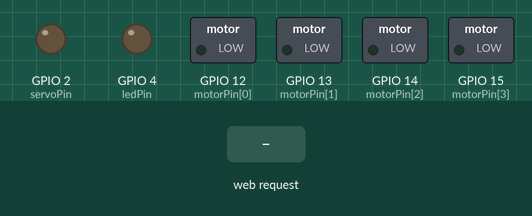
This sketch was run on a simulated ESP32. Shown: switched loads named in the sketch (green lamp = pin HIGH), output pins drawn as LEDs (lit = HIGH). Inputs (shaded band) come from the test bench. WiFi joins after 1.5 s; servers stay silent unless stated; what the sketch prints to the serial monitor is not drawn.

Above: at 3.7 s.
3.8 s: HTTP request GET /servo received
At 4.9 s:
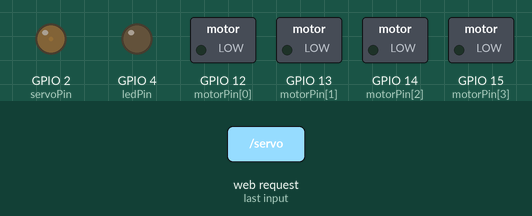
5.3 s: HTTP request GET /led?duty=1 received
At 6.1 s:
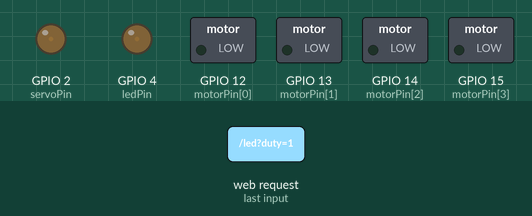
6.8 s: HTTP request GET /led?duty=120 received
At 7.2 s:
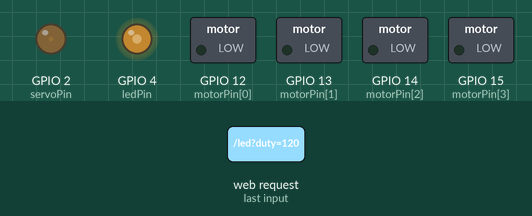
8.3 s: HTTP request GET /motor?motor=1 received
At 9.5 s:
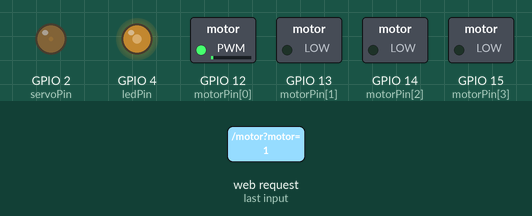
9.8 s: HTTP request GET /led received
At 10.7 s:
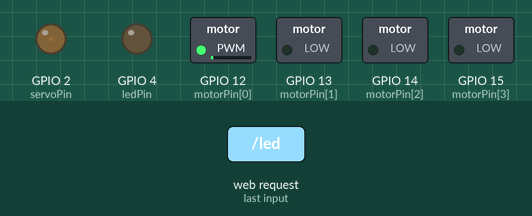
11.3 s: HTTP request GET /motor?motor=120 received
At 11.9 s:
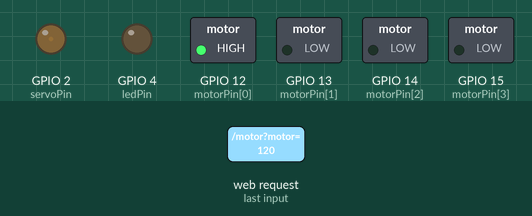
Timing chart, 0 to 13.8 s (numbered marks = the images above; inputs shaded):
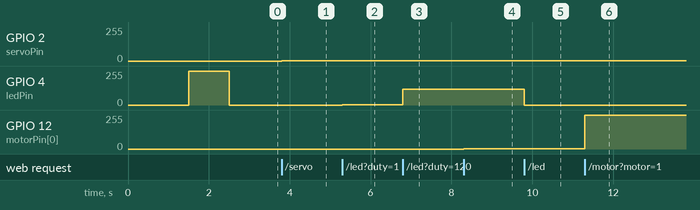

The sketch:

Control_Test.ino
```cpp
// Import

#include <math.h>
#include <WiFi.h>
#include <stdio.h>
#include "config.h"
#include <WebServer.h>

#define MAX(a, b) ((a) > (b) ? (a) : (b))

// Define : car

const int countPin = 4 ;
const int motorPin[countPin] = {12, 13, 14, 15} ;
const int ledPin = 4 ;

const int freq = 5000 ;
const int resolution = 8 ;

const int servoPin = 2 ;
const int servoFreq = 50 ;
const int servoResolution = 16 ;

void ledControl() ;
void motorControl() ;
void servoControl() ;

// Wifi setting

void wifiConnect() ;

const char* ssid_STA = "AIOT" ;
const char* pwd_STA = "00000000" ;
const char* ssid_AP = "Esp32Cam_car" ;
const char* pwd_AP = "12345678" ;

WebServer server(80);

void setup()
{

  Serial.begin(115200) ; // 傳訊息用
  wifiConnect() ; // wifi 連接

  ledcSetup(ledPin, freq, resolution) ;
  ledcAttachPin(ledPin, ledPin) ;

  for (int i = 0; i < countPin; i++)
  {
    ledcSetup(motorPin[i], freq, resolution) ;
    ledcAttachPin(motorPin[i], motorPin[i]) ;
  }

  ledcSetup(servoPin, servoFreq, servoResolution) ;
  ledcAttachPin(servoPin, servoPin) ;

  server.on("/", []() {server.send(200, "text/html", indexHtml);}) ;

  server.on("/led", ledControl) ;
  server.on("/motor", motorControl) ;
  server.on("/servo", servoControl) ;

  server.begin() ;

  Serial.println("OK") ;

  ledcWrite(ledPin, 255) ;
  delay(1000) ;
  ledcWrite(ledPin, 0) ;
}

void loop(){server.handleClient();}

// car control

void ledControl() // 255 ~ 0
{
  int duty = server.arg("duty").toInt() ;
  ledcWrite(ledPin, duty) ;
}

void motorControl() // 255, 255 ~ -255, -255
{
  float motorL, motorR ;
  sscanf(server.arg("motor").c_str(), "%f,%f", &motorL, &motorR) ;

  motorL = map(motorL, -80, 80, -255, 255) ;
  motorR = map(motorR, -80, 80, -255, 255) ;

  ledcWrite(motorPin[0], MAX(motorL, 0)) ;
  ledcWrite(motorPin[1], MAX(-motorL, 0)) ;
  ledcWrite(motorPin[2], MAX(motorR, 0)) ;
  ledcWrite(motorPin[3], MAX(-motorR, 0)) ;

  server.send(200, "OK");
}

void servoControl() // 100 ~ 0
{
  String dutyStr = server.arg("duty") ;
  int duty = map(dutyStr.toInt(), 0, 50, 819, 4915) ;
  ledcWrite(servoPin, duty) ;
}

// Wifi

void wifiConnect()
{

  WiFi.mode(WIFI_AP_STA) ; // 設定 STA 模式
  WiFi.begin(ssid_STA, pwd_STA) ; // 連線 WiFi

  while (WiFi.status() != WL_CONNECTED)
  {
    delay(500) ;
    Serial.println(".") ;
  }

  Serial.print("\n內網 IP 位址：") ;
  Serial.println(WiFi.localIP()) ;

  WiFi.softAP(ssid_AP, pwd_AP) ;

}
```

config.cpp
```cpp
#include "config.h"

const char* indexHtml = R"=====(
<html lang="en">
<head>
  <meta charset="UTF-8">
  <meta name="viewport" content="width=device-width, initial-scale=1.0">
  <title>Joystick</title>
  <script src="https://code.jquery.com/jquery-3.6.0.min.js"></script>
  <script src="https://code.createjs.com/1.0.0/createjs.min.js"></script>
  <script src="https://hammerjs.github.io/dist/hammer.min.js"></script>
  <script>
    const maxValue = 80;
    const minValue = -80;
    const sendInterval = 100; // 每500毫秒發送一次請求
    let totalSize ;
    let joyRadius ;
    let joystickRadius ;
    let maxDistance ;
    let lastSendTime = 0;

    function adjustForScreenSize() {
      if (window.innerHeight < 600) {
        // For small screens
        totalSize = 200;
        joyRadius = 40;
      } else {
        // For large screens
        totalSize = 300;
        joyRadius = 50;
      }
      joystickRadius = totalSize / 2;
      maxDistance = joystickRadius - joyRadius;
    }

    function init() {
      adjustForScreenSize()

      const stage = new createjs.Stage('joystick');
      const psp = new createjs.Shape();
      let xCenter = joystickRadius;
      let yCenter = joystickRadius;

      psp.graphics.beginFill('#333333').drawCircle(xCenter, yCenter, joyRadius);
      psp.alpha = 0.25;
      stage.addChild(psp);

      createjs.Ticker.framerate = 60;
      createjs.Ticker.addEventListener('tick', stage);
      stage.update();

      const myElement = $('#joystick')[0];
      const mc = new Hammer(myElement);

      mc.on("panstart", () => {
        xCenter = psp.x;
        yCenter = psp.y;
        psp.alpha = 0.5;
        stage.update();
      });

      mc.on("panmove", (ev) => {
        const { x, y } = calculateCoords(ev.angle, ev.distance, maxDistance);
        psp.x = x;
        psp.y = y;

        const r = clamp((-1 * x) + (-1 * y));
        const l = clamp(x + (-1 * y));

        $('#xVal').text(`R: ${Math.round(r)}`);
        $('#yVal').text(`L: ${Math.round(l)}`);

        sendMotorValues(l, r);
        stage.update();
      });

      mc.on("panend", () => {
        $('#xVal').text('R: 0');
        $('#yVal').text('L: 0');

        const xhttp = new XMLHttpRequest();
        xhttp.open("GET", `/motor?motor=0,0`, true);
        xhttp.send();

        psp.alpha = 0.25;
        createjs.Tween.get(psp).to({ x: xCenter, y: yCenter }, 750, createjs.Ease.elasticOut);
      });
    }

    function calculateCoords(angle, distance, maxDistance) {
      distance = Math.min(distance, maxDistance);
      const rads = (angle * Math.PI) / 180.0;
      return {
        x: distance * Math.cos(rads),
        y: distance * Math.sin(rads)
      };
    }

    function clamp(value) {
      return Math.max(minValue, Math.min(maxValue, value));
    }

    function sendMotorValues(l, r) {
      var currentTime = new Date().getTime();

      if (currentTime - lastSendTime >= sendInterval) {

        lastSendTime = currentTime;

        const xhttp = new XMLHttpRequest();
        xhttp.open("GET", `/motor?motor=${l},${r}`, true);
        xhttp.send();
      }
    }

    function led(value) {
      var xhttp = new XMLHttpRequest();
      xhttp.open("GET", `/led?duty=${value}`, true);
      xhttp.send();
    }

    function servo(value) {
      var xhttp = new XMLHttpRequest();
      xhttp.open("GET", `/servo?duty=${value}`, true);
      xhttp.send();
    }
  </script>
  <style>
    body {
      margin: 0;
      padding: 0;
      overflow: hidden;
      touch-action: none;
    }

    .noselect {
      user-select: none;
      -webkit-user-select: none;
      -moz-user-select: none;
      -ms-user-select: none;
    }

    #joystick {
      height: 300px;
      width: 300px;
      border-radius: 50%;
      background-color: #DEB887;
      position: absolute;
      bottom: 0;
      left: 0;
      margin: 20px;
    }

    #camImage {
      background-color: #DEB887;
      position: absolute;
      bottom: 0;
      left: 50%;
      margin: 20px;
    }

    header {
      background-color: #8B5A2B;
      color: #fff;
      padding: 20px;
    }

    input[type="range"] {
      -webkit-appearance: none;
      appearance: none;
      width: 150px;
      height: 10px;
      background: #ddd;
      border-radius: 5px;
    }

    input[type="range"]::-webkit-slider-thumb {
      -webkit-appearance: none;
      appearance: none;
      width: 20px;
      height: 20px;
      border-radius: 50%;
      background: #DEB887;
      cursor: pointer;
    }

    .container {
      display: flex;
      justify-content: flex-start;
      padding: 0;
      list-style-type: none;
    }

    .container div {
      margin: 0 10px;
    }

    .container div:last-child {
      margin-left: auto;
    }

    @media (max-height: 600px) {
      #joystick {
        height: 200px;
        width: 200px;
      }
    }
  </style>
</head>
<body class="noselect" onload="init();">
  <header>
    <div class="container noselect">
      <div id="yVal">L : 0</div>
      <div id="xVal">R : 0</div>
      <div>
        <nobr>LED Light : </nobr>
        <input type="range" id="slider" min="0" max="255" value="0" step="10" onchange="led(this.value)">
        <nobr>Servo : </nobr>
        <input type="range" id="slider" min="0" max="100" value="100" step="10" onchange="servo(this.value)">
      </div>
    </div>
  </header>
  <div>
    <canvas id="joystick" height="300" width="300"></canvas>
    <!--<img id="camImage" src="imgtest.png" alt="test">-->
  </div>
</body>
</html>
)=====";
```

config.h
```cpp
#ifndef CONFIG_H
#define CONFIG_H

extern const char* indexHtml ;

#endif
```

Measured:
- after the input at 3.8 s, GPIO 2 (servoPin): 0/255 → 3/255 at once
- after the input at 5.3 s, GPIO 4 (ledPin): 0/255 → 1/255 at once
- after the input at 6.8 s, GPIO 4 (ledPin): 1/255 → 120/255 at once
- after the input at 8.3 s, GPIO 12 (motorPin[0]): 0/255 → 3/255 at once
- after the input at 9.8 s, GPIO 4 (ledPin): 120/255 → 0/255 at once
- after the input at 11.3 s, GPIO 12 (motorPin[0]): 3/255 → 255/255 at once
